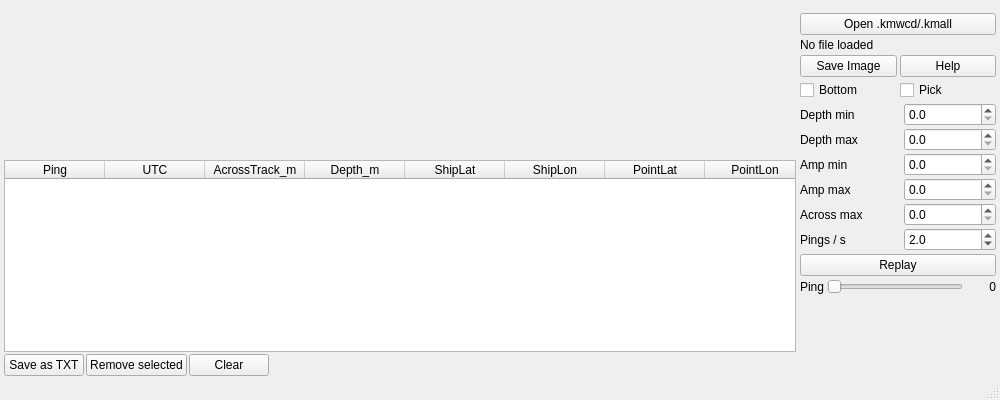
<?xml version="1.0" encoding="UTF-8"?>
<ui version="4.0">
 <class>WcdViewerWindow</class>
 <widget class="QMainWindow" name="WcdViewerWindow">
  <property name="geometry">
   <rect>
    <x>0</x>
    <y>0</y>
    <width>1000</width>
    <height>400</height>
   </rect>
  </property>
  <property name="windowTitle">
   <string>KMWCD Viewer – Amplitude + Geo-Metadata (SPO)</string>
  </property>
  <widget class="QWidget" name="centralwidget">
   <layout class="QHBoxLayout" name="mainLayout"><property name="spacing"><number>4</number></property><property name="leftMargin"><number>4</number></property><property name="topMargin"><number>4</number></property><property name="rightMargin"><number>4</number></property><property name="bottomMargin"><number>2</number></property>
    <item>
     <layout class="QVBoxLayout" name="leftColumn" stretch="1,0">
      <property name="spacing">
       <number>2</number>
      </property>
      <item>
       <widget class="QWidget" name="canvasHost">
        <property name="sizePolicy">
         <sizepolicy hsizetype="Expanding" vsizetype="Expanding">
          <horstretch>1</horstretch>
          <verstretch>1</verstretch>
         </sizepolicy>
        </property>
       </widget>
      </item>
      <item>
       <widget class="QWidget" name="picksPanel">
        <property name="visible">
         <bool>false</bool>
        </property>
        <property name="sizePolicy">
         <sizepolicy hsizetype="Expanding" vsizetype="Fixed">
          <horstretch>0</horstretch>
          <verstretch>0</verstretch>
         </sizepolicy>
        </property>
        <layout class="QVBoxLayout" name="picksLayout">
         <property name="spacing">
          <number>2</number>
         </property>
         <property name="leftMargin">
          <number>0</number>
         </property>
         <property name="topMargin">
          <number>0</number>
         </property>
         <property name="rightMargin">
          <number>0</number>
         </property>
         <property name="bottomMargin">
          <number>0</number>
         </property>
         <item>
          <widget class="QTableWidget" name="table">
           <property name="verticalScrollBarPolicy">
            <enum>Qt::ScrollBarAsNeeded</enum>
           </property>
           <property name="horizontalScrollBarPolicy">
            <enum>Qt::ScrollBarAlwaysOff</enum>
           </property>
           <property name="editTriggers">
            <set>QAbstractItemView::NoEditTriggers</set>
           </property>
           <property name="selectionMode">
            <enum>QAbstractItemView::ExtendedSelection</enum>
           </property>
           <property name="selectionBehavior">
            <enum>QAbstractItemView::SelectRows</enum>
           </property>
           <column>
            <property name="text">
             <string>Ping</string>
            </property>
           </column>
           <column>
            <property name="text">
             <string>UTC</string>
            </property>
           </column>
           <column>
            <property name="text">
             <string>AcrossTrack_m</string>
            </property>
           </column>
           <column>
            <property name="text">
             <string>Depth_m</string>
            </property>
           </column>
           <column>
            <property name="text">
             <string>ShipLat</string>
            </property>
           </column>
           <column>
            <property name="text">
             <string>ShipLon</string>
            </property>
           </column>
           <column>
            <property name="text">
             <string>PointLat</string>
            </property>
           </column>
           <column>
            <property name="text">
             <string>PointLon</string>
            </property>
           </column>
           <column>
            <property name="text">
             <string>Azimuth</string>
            </property>
           </column>
          </widget>
         </item>
         <item>
          <layout class="QHBoxLayout" name="picksButtons">
           <item>
            <widget class="QPushButton" name="btnSaveTxt">
             <property name="text">
              <string>Save as TXT</string>
             </property>
             <property name="toolTip">
              <string>Write the picked positions to a tab-separated text file, with a header line.</string>
             </property>
             <property name="autoDefault">
              <bool>false</bool>
             </property>
            </widget>
           </item>
           <item>
            <widget class="QPushButton" name="btnRemove">
             <property name="text">
              <string>Remove selected</string>
             </property>
             <property name="autoDefault">
              <bool>false</bool>
             </property>
            </widget>
           </item>
           <item>
            <widget class="QPushButton" name="btnClear">
             <property name="text">
              <string>Clear</string>
             </property>
             <property name="toolTip">
              <string>Empty the table and remove the picks' marks from the plot.</string>
             </property>
             <property name="autoDefault">
              <bool>false</bool>
             </property>
            </widget>
           </item>
           <item>
            <spacer name="picksSpacer">
             <property name="orientation">
              <enum>Qt::Horizontal</enum>
             </property>
             <property name="sizeHint" stdset="0">
              <size>
               <width>40</width>
               <height>10</height>
              </size>
             </property>
            </spacer>
           </item>
          </layout>
         </item>
        </layout>
       </widget>
      </item>
     </layout>
    </item>
    <item>
     <widget class="QWidget" name="controlPanel">
      <property name="minimumSize">
       <size>
        <width>196</width>
        <height>0</height>
       </size>
      </property>
      <property name="maximumSize">
       <size>
        <width>196</width>
        <height>16777215</height>
       </size>
      </property>
      <layout class="QVBoxLayout" name="panelLayout"><property name="spacing"><number>3</number></property>
       <property name="leftMargin">
        <number>0</number>
       </property>
       <property name="rightMargin">
        <number>0</number>
       </property>
       <item>
        <widget class="QPushButton" name="btnOpen">
         <property name="text">
          <string>Open .kmwcd/.kmall</string>
         </property>
         <property name="toolTip">
          <string>Open a Kongsberg water column file (.kmwcd) or a .kmall that carries water column (#MWC) datagrams. A .kmwcd's bottom detections and navigation come from its companion .kmall when it has none of its own.</string>
         </property>
         <property name="autoDefault">
          <bool>false</bool>
         </property>
        </widget>
       </item>
       <item>
        <widget class="QLabel" name="labelFile">
         <property name="text">
          <string>No file loaded</string>
         </property>
         <property name="wordWrap">
          <bool>true</bool>
         </property>
        </widget>
       </item>
       <item>
        <layout class="QHBoxLayout" name="fileButtons">
         <item>
          <widget class="QPushButton" name="btnSave">
           <property name="text">
            <string>Save Image</string>
           </property>
           <property name="toolTip">
            <string>Save the plot as PNG or JPEG at twice the screen resolution, with the file name and the ping's metadata written at the bottom.</string>
           </property>
           <property name="autoDefault">
            <bool>false</bool>
           </property>
          </widget>
         </item>
         <item>
          <widget class="QPushButton" name="btnHelp">
           <property name="text">
            <string>Help</string>
           </property>
           <property name="toolTip">
            <string>How to use the viewer, where to find example data, and the credits of the original tool.</string>
           </property>
           <property name="autoDefault">
            <bool>false</bool>
           </property>
          </widget>
         </item>
        </layout>
       </item>
       <item>
        <layout class="QHBoxLayout" name="checkRow">
         <item>
          <widget class="QCheckBox" name="chkBottom">
           <property name="text">
            <string>Bottom</string>
           </property>
           <property name="toolTip">
            <string>Overlay the ping's bottom detections (#MRZ): red = amplitude detection, dark blue = phase detection, green = rejected; filled = normal, hollow = extra detection.</string>
           </property>
          </widget>
         </item>
         <item>
          <widget class="QCheckBox" name="chkPick">
           <property name="text">
            <string>Pick</string>
           </property>
           <property name="toolTip">
            <string>Pick mode: a left click on the plot records the nearest sample (across-track, depth) with the vessel's position and the point's own latitude and longitude in the Picked Positions table, and marks it on the plot.</string>
           </property>
          </widget>
         </item>
        </layout>
       </item>
       <item>
        <layout class="QGridLayout" name="valuesGrid"><property name="horizontalSpacing"><number>4</number></property><property name="verticalSpacing"><number>2</number></property>
         <item row="0" column="0">
          <widget class="QLabel" name="labelDmin">
           <property name="text">
            <string>Depth min</string>
           </property>
          </widget>
         </item>
         <item row="0" column="1">
          <widget class="QDoubleSpinBox" name="dmin">
           <property name="maximumSize">
            <size>
             <width>92</width>
             <height>16777215</height>
            </size>
           </property>
           <property name="decimals">
            <number>1</number>
           </property>
           <property name="maximum">
            <double>100000.000000000000000</double>
           </property>
          </widget>
         </item>
         <item row="1" column="0">
          <widget class="QLabel" name="labelDmax">
           <property name="text">
            <string>Depth max</string>
           </property>
          </widget>
         </item>
         <item row="1" column="1">
          <widget class="QDoubleSpinBox" name="dmax">
           <property name="maximumSize">
            <size>
             <width>92</width>
             <height>16777215</height>
            </size>
           </property>
           <property name="decimals">
            <number>1</number>
           </property>
           <property name="maximum">
            <double>100000.000000000000000</double>
           </property>
          </widget>
         </item>
         <item row="2" column="0">
          <widget class="QLabel" name="labelAmin">
           <property name="text">
            <string>Amp min</string>
           </property>
          </widget>
         </item>
         <item row="2" column="1">
          <widget class="QDoubleSpinBox" name="amin">
           <property name="maximumSize">
            <size>
             <width>92</width>
             <height>16777215</height>
            </size>
           </property>
           <property name="decimals">
            <number>1</number>
           </property>
           <property name="maximum">
            <double>1000000.000000000000000</double>
           </property>
          </widget>
         </item>
         <item row="3" column="0">
          <widget class="QLabel" name="labelAmax">
           <property name="text">
            <string>Amp max</string>
           </property>
          </widget>
         </item>
         <item row="3" column="1">
          <widget class="QDoubleSpinBox" name="amax">
           <property name="maximumSize">
            <size>
             <width>92</width>
             <height>16777215</height>
            </size>
           </property>
           <property name="decimals">
            <number>1</number>
           </property>
           <property name="maximum">
            <double>1000000.000000000000000</double>
           </property>
          </widget>
         </item>
         <item row="4" column="0">
          <widget class="QLabel" name="labelXmax">
           <property name="text">
            <string>Across max</string>
           </property>
          </widget>
         </item>
         <item row="4" column="1">
          <widget class="QDoubleSpinBox" name="xmax">
           <property name="maximumSize">
            <size>
             <width>92</width>
             <height>16777215</height>
            </size>
           </property>
           <property name="toolTip">
            <string>Fixed across-track half width of the plot, so it does not jump from ping to ping. 0 = fit each ping.</string>
           </property>
           <property name="decimals">
            <number>1</number>
           </property>
           <property name="maximum">
            <double>1000000.000000000000000</double>
           </property>
          </widget>
         </item>
         <item row="5" column="0">
          <widget class="QLabel" name="labelReplay">
           <property name="text">
            <string>Pings / s</string>
           </property>
          </widget>
         </item>
         <item row="5" column="1">
          <widget class="QDoubleSpinBox" name="replayRate">
           <property name="maximumSize">
            <size>
             <width>92</width>
             <height>16777215</height>
            </size>
           </property>
           <property name="decimals">
            <number>1</number>
           </property>
           <property name="minimum">
            <double>0.100000000000000</double>
           </property>
           <property name="maximum">
            <double>10.000000000000000</double>
           </property>
           <property name="singleStep">
            <double>0.100000000000000</double>
           </property>
           <property name="value">
            <double>2.000000000000000</double>
           </property>
          </widget>
         </item>
        </layout>
       </item>
       <item>
        <widget class="QPushButton" name="btnReplay">
         <property name="text">
          <string>Replay</string>
         </property>
         <property name="toolTip">
          <string>Play the pings one after another at the rate above; press again to stop.</string>
         </property>
         <property name="checkable">
          <bool>true</bool>
         </property>
         <property name="autoDefault">
          <bool>false</bool>
         </property>
        </widget>
       </item>
       <item>
        <layout class="QHBoxLayout" name="pingRow">
         <item>
          <widget class="QLabel" name="labelPingTitle">
           <property name="text">
            <string>Ping</string>
           </property>
          </widget>
         </item>
         <item>
          <widget class="QSlider" name="slider">
           <property name="orientation">
            <enum>Qt::Horizontal</enum>
           </property>
           <property name="toolTip">
            <string>The ping on display. The mouse wheel and the Left / Right arrow keys step one ping.</string>
           </property>
          </widget>
         </item>
         <item>
          <widget class="QLabel" name="labelPing">
           <property name="minimumSize">
            <size>
             <width>30</width>
             <height>0</height>
            </size>
           </property>
           <property name="text">
            <string>0</string>
           </property>
           <property name="alignment">
            <set>Qt::AlignRight|Qt::AlignVCenter</set>
           </property>
          </widget>
         </item>
        </layout>
       </item>
       <item>
        <widget class="QLabel" name="labelMeta">
         <property name="text">
          <string/>
         </property>
         <property name="wordWrap">
          <bool>true</bool>
         </property>
         <property name="textInteractionFlags">
          <set>Qt::TextSelectableByMouse</set>
         </property>
        </widget>
       </item>
       <item>
        <spacer name="panelSpacer">
         <property name="orientation">
          <enum>Qt::Vertical</enum>
         </property>
         <property name="sizeHint" stdset="0">
          <size>
           <width>10</width>
           <height>40</height>
          </size>
         </property>
        </spacer>
       </item>
      </layout>
     </widget>
    </item>
   </layout>
  </widget>
  <widget class="QStatusBar" name="statusbar"/>
 </widget>
 <resources/>
 <connections/>
</ui>
